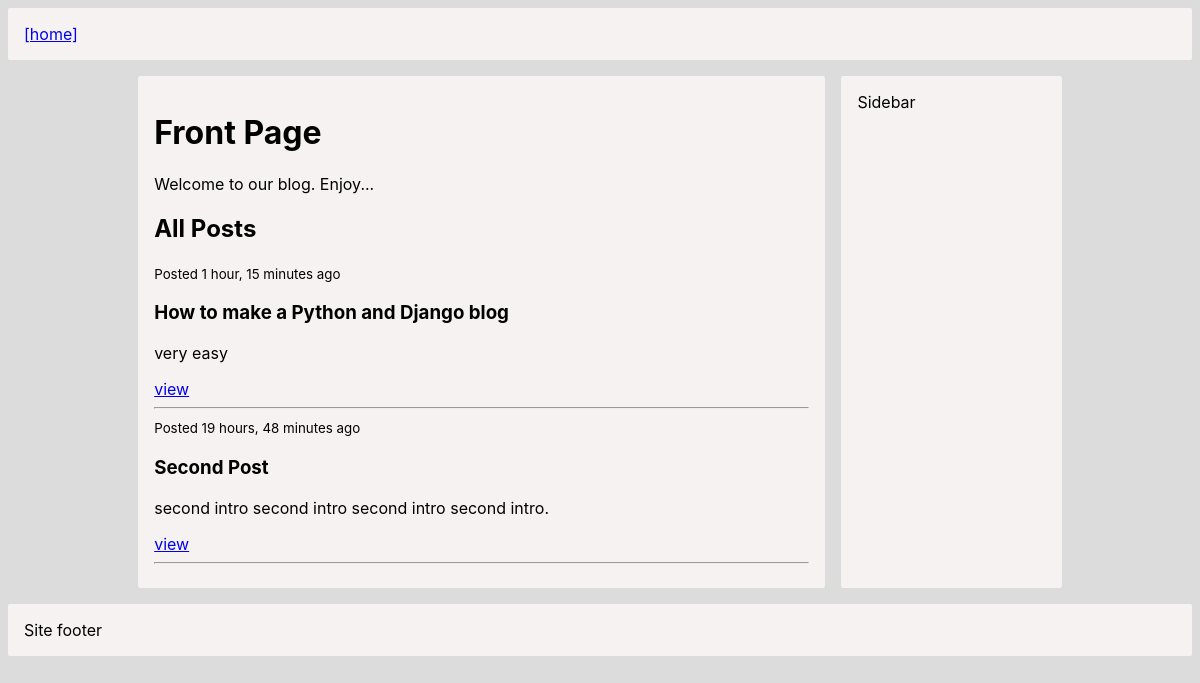
The page / on the database its author committed.
### blog/models.py (models this page shows, shortened)
class Post(models.Model):
    ACTIVE = 'active'
    DRAFT = 'draft'
    CHOICES_STATUS = (
        (ACTIVE, 'Active'),
        (DRAFT, 'Draft')
    )
    category = models.ForeignKey(Category, related_name='posts', on_delete=models.CASCADE)
    title =  models.CharField(max_length=255)
    slug = models.SlugField()
    intro = models.TextField()
    body = models.TextField()
    created_at = models.DateTimeField(auto_now_add=True)
    status = models.CharField(max_length=10, choices=CHOICES_STATUS, default=ACTIVE)
    class Meta:
        ordering = ('-created_at',)

### core/views.py (the view)
# urls.py: path('', frontpage, name='frontpage'),
def frontpage(request):
    posts = Post.objects.filter(status=Post.ACTIVE)
    return render(request, 'core/frontpage.html', {
        'posts': posts,
    })

### core/templates/core/frontpage.html (shortened to what this page needs)
{% extends 'core/base.html' %} {% block title %}Home{% endblock %} {% block
{% block content %}
    <h1>Front Page</h1>
    <p>Welcome to our blog. Enjoy...</p>
    <h2>All Posts</h2>
    {% for post in posts %}
        <small>Posted {{ post.created_at|timesince}} ago</small>
        <h3>{{ post.title }}</h3>
        <p>{{ post.intro }}</p>
        <a href="{% url 'post_detail' post.category.slug post.slug %}">view</a>
        <hr />
    {% endfor %}
{% endblock %}

### core/templates/core/base.html (style rules this page uses)
html { font-family: -apple-system, BlinkMacSystemFont, "Segoe UI", "Roboto", "Helvetica Neue", Arial, sans-serif, "Apple Color Emoji", "Segoe UI Emoji", "Segoe UI Symbol"; }
body { background-color: gainsboro; margin: 0; padding: 0; }
body { display: grid; grid-template-areas: "h h h h h" ". m m a ." ". m m a ." "f f f f f"; }

### rows shown on the page
Post: created_at "1 hour, 15 minutes", title "How to make a Python and Django blog", intro "very easy"
Post: created_at "19 hours, 48 minutes", title "Second Post", intro "second intro second intro second intro second intro."
